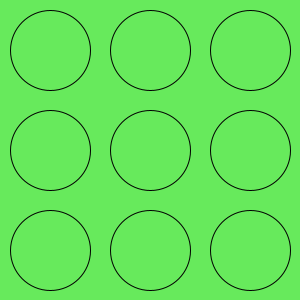
Frame 1 (no input)
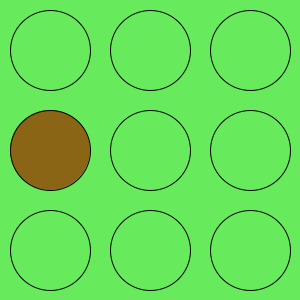
Frame 60 (the mouse pressed at the canvas centre just before this capture)
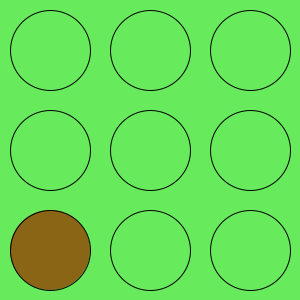
Frame 120 (the mouse held since frame 60 and released just before this capture)

The Processing sketch that drew these frames (run headless with seeded random() and noise(); from frame 60 on, the mouse is pressed at the canvas centre):

// Processing sketch: week10_2
// ── week10_2.pde
//week10-2 好玩的程式設計 地鼠會冒出來
//修改自//week10-1 好玩的程式設計-打地鼠
void setup(){
  size(300, 300);//視窗大小
}
int[][]a={{0, 0, 0}, {0, 0, 0}, {0, 0, 0}};//2D陣列(Java)
void draw(){
  background(#67EA5C);//綠色背景
  if (frameCount%60==0){
      int i=int(random(3)), j=int(random(3));//亂數挑i, j
      a[i][j]=60;
  }
  for (int i=0; i<3; i++){ //左手i 對應y座標
    for (int j=0; j<3; j++){ //右手j 對應x座標
      int x=j*100+50, y=i*100+50;//算出座標
      if (a[i][j]>0){
        fill(#8B5C11, a[i][j]*4);//會變色、半透明的地鼠
        a[i][j]--;//數字再變小
      } else fill(#67EA5C);//綠色的洞
      ellipse(x, y, 80, 80);//地鼠的洞
    }
   }
}
